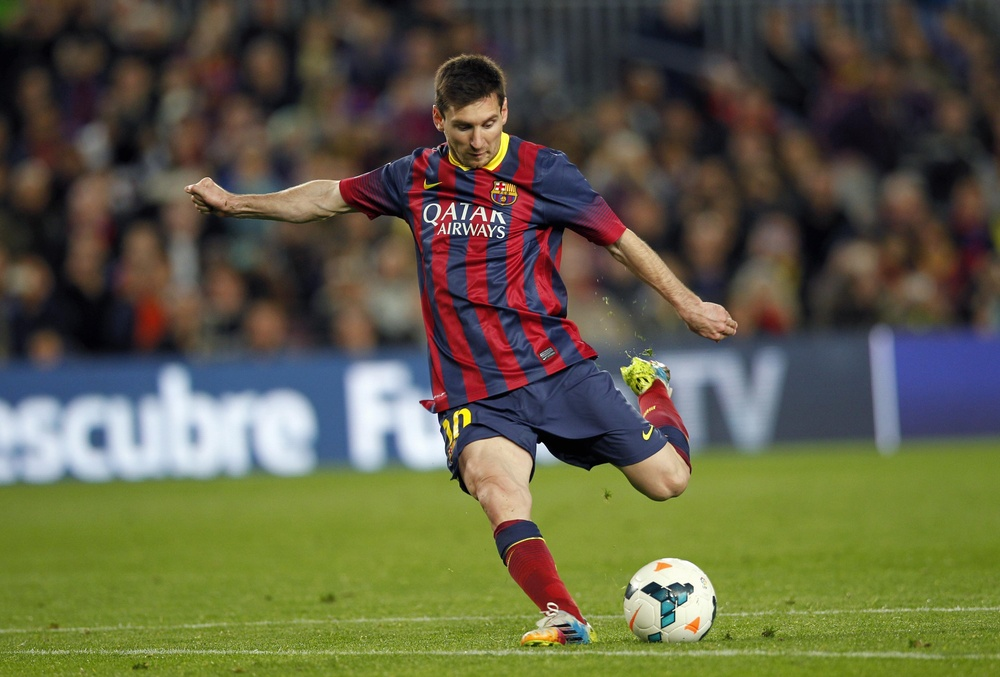
#> input picture gui-features-in-opencv/getting-started-with-images/messi.jpg, 1000 x 677 px, shrunk from 3500 x 2370 before the run, found by its file name
$ python demo_time_code.py   (Python 2 division)
#> lines starting #> are read from the running program, lines starting #| are printed output that depends on the picture
# -*- coding: utf-8 -*-
"""
Created on Sat May 23 15:18:17 2015

@author: Johnny
"""
import cv2

img1 = cv2.imread('messi.jpg')
#> img1 is the input picture: shape (677, 1000, 3); mean B, G, R 68.9, 94, 95.5

e1 = cv2.getTickCount()
for i in xrange(5,49,2):
    img1 = cv2.medianBlur(img1,i)
#> this loop made 22 passes
#> pass 3, `img1 = cv2.medianBlur(img1,i)`:
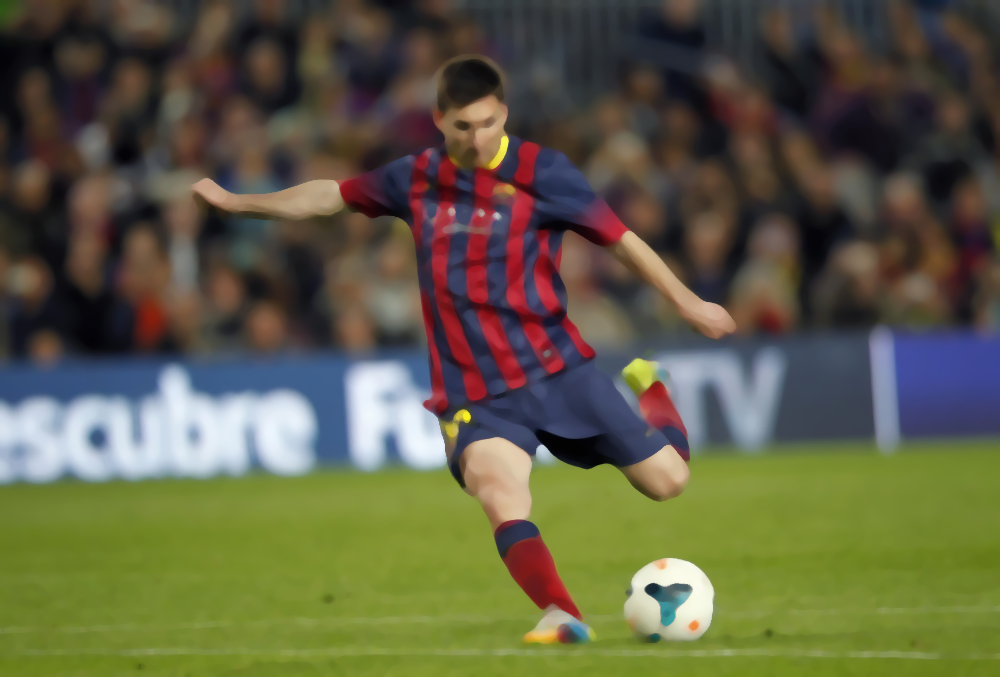
#> img1: shape (677, 1000, 3); mean B, G, R 68.4, 93.6, 95.1
#> after the loop:
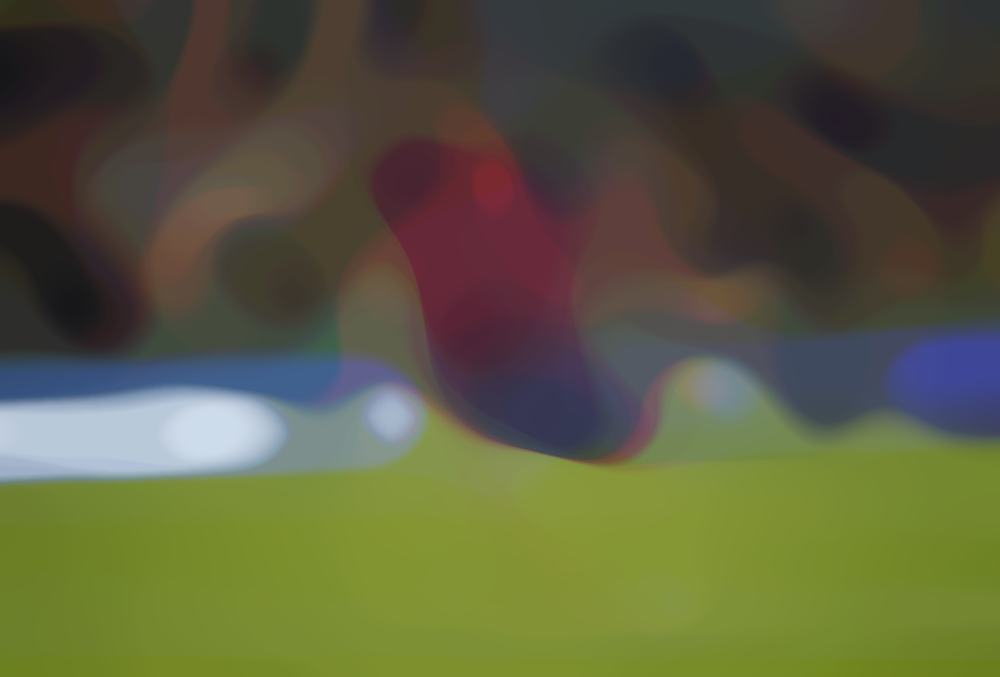
#> img1: shape (677, 1000, 3); mean B, G, R 63.3, 92, 90.9
e2 = cv2.getTickCount()
t = (e2 - e1)/cv2.getTickFrequency()
print t
